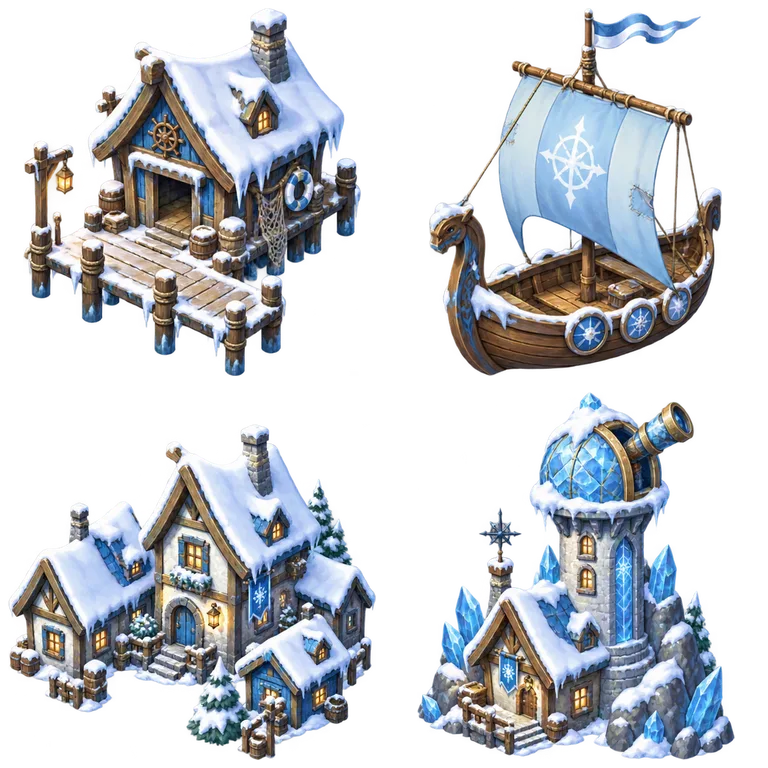
#> input picture HaqiCombatSim/assets/adventure/environment/buildings-ice-c7bc2c05b73d.webp, 768 x 768 px
$ python -i prepare_island_scene_art.py   (imports and definitions only)
#> lines starting #> are read from the running program, lines starting #| are printed output that depends on the picture; after the words box and inside, x2 and y2 are one past the last pixel; in counts of white or black regions, pixels touching at a corner belong together
"""Pack per-island scene art kits (ground textures, props, features) into <=200KB WebP atlases.

Usage: python scripts/prepare_island_scene_art.py <island> [<island> ...]
Sources: .cache/island-scene-art/<island>/{ground,props,features}.png (image_gen output).
Ground is a 2x2 grid of tileable squares, made seamless by a half-offset cross-fade.
Props/features are 3x2 sprite grids on real alpha, flat white, or flat magenta.
Writes assets/adventure/environment/<island>-{ground,props,features}-<hash>.webp and
the matching rows in data/adventure/environment-art.json (CDN kept only for equal hashes).
"""
import argparse, collections, hashlib, io, json, sys
from pathlib import Path
from PIL import Image, ImageFilter
sys.path.insert(0, str(Path(__file__).resolve().parent))
from prepare_environment_art import prepare, ROOT
from prepare_camp_scene_art import remove_white_background

KITS = {
    'fire': {'ground': ['volcanicRock', 'ashGround', 'basaltRoad', 'lavaFlow'],
             'props': ['obsidianRocks', 'lavaVent', 'emberBrazier', 'charredFence', 'bonePile', 'magmaCrystal'],
             'features': ['volcano', 'basaltCrag', 'lavaPool', 'basaltColumns', 'fireShrine', 'ashRockArch']},
    'ice': {'ground': ['snowField', 'frozenTundra', 'snowRoad', 'iceSheet'],
            'props': ['iceCrystals', 'snowman', 'snowBoulder', 'iceLantern', 'snowFence', 'frostBush'],
            'features': ['snowPeak', 'iceCrag', 'frozenPond', 'iceSpires', 'frozenShrine', 'glacierBoulders']},
    'desert': {'ground': ['sandDunes', 'hardpan', 'sandstoneRoad', 'oasisWater'],
               'props': ['sandstoneBoulder', 'obelisk', 'clayPots', 'animalSkull', 'shadeCanopy', 'dryShrub'],
               'features': ['mesa', 'sandstoneCrag', 'oasisPond', 'ruinedColumns', 'sphinxStatue', 'duneRocks']},
    'dark': {'ground': ['darkRock', 'marshMud', 'runeRoad', 'darkWater'],
             'props': ['violetCrystals', 'mossyGravestone', 'glowMushrooms', 'spiritLantern', 'deadStump', 'runeStone'],
             'features': ['darkPeak', 'shadowCrag', 'swampPool', 'ruinedArch', 'crystalSpire', 'brokenTower']},
    'town': {'ground': ['lushGrass', 'autumnGround', 'cobbleRoad', 'riverWater'],
             'props': ['flowerCart', 'streetLamp', 'stoneWell', 'hayBales', 'barrelStack', 'flowerHedge'],
             'features': ['snowyHill', 'goldenHill', 'flowerPond', 'stoneCircle', 'gazebo', 'fountain']},
}
CELLS = {'props': 272, 'features': 320}

# [73 lines left out: functions seamless, pack_ground, remove_magenta, sprite_source, not called in this run]

def dehalo(path, reach=3):
    """Drop pale, unsaturated fringe pixels within a few px of transparency (white matte residue)."""
#> called with reach = 3
    img = Image.open(path).convert('RGBA')
#> img is the input picture: PIL image 768x768 RGBA; mean R, G, B, A 74.7, 78.8, 84.6, 114.8
    near = img.getchannel('A').point(lambda a: 255 if a > 8 else 0).filter(ImageFilter.MinFilter(reach * 2 + 1))
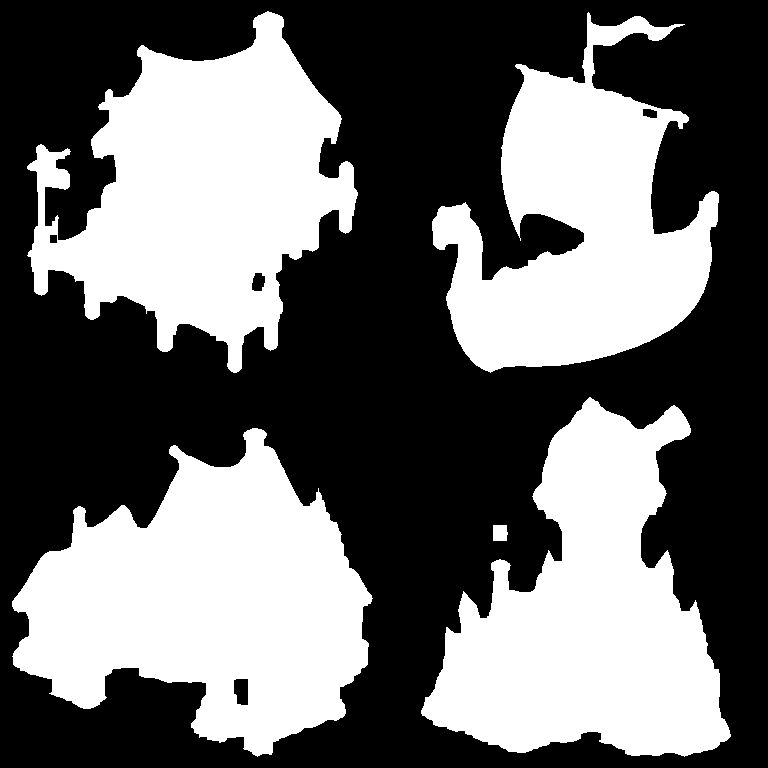
#> near: PIL image 768x768 L; 42.1% white; 5 white regions, box (x1, y1, x2, y2) and area: (12, 428, 373, 757) 69655, (27, 11, 358, 373) 63907, (421, 397, 731, 757) 61597, (432, 12, 719, 373) 52865, (493, 525, 508, 541) 227
    px, inner = img.load(), near.load()
    for y in range(img.height):
        for x in range(img.width):
            r, g, b, a = px[x, y]
            if a and not inner[x, y]:
                lum = (r * 299 + g * 587 + b * 114) // 1000
                if lum > 200 and max(r, g, b) - min(r, g, b) < 34:
                    px[x, y] = (0, 0, 0, 0)
    img.save(path); return path

# [34 lines left out: function main, not called in this run]

# [2 lines not run here, left out]

>>> result = dehalo('../assets/adventure/environment/buildings-ice-c7bc2c05b73d.webp')

$ run again, on HaqiCombatSim/assets/adventure/environment/terrain-shore-1307b6047bc4.webp
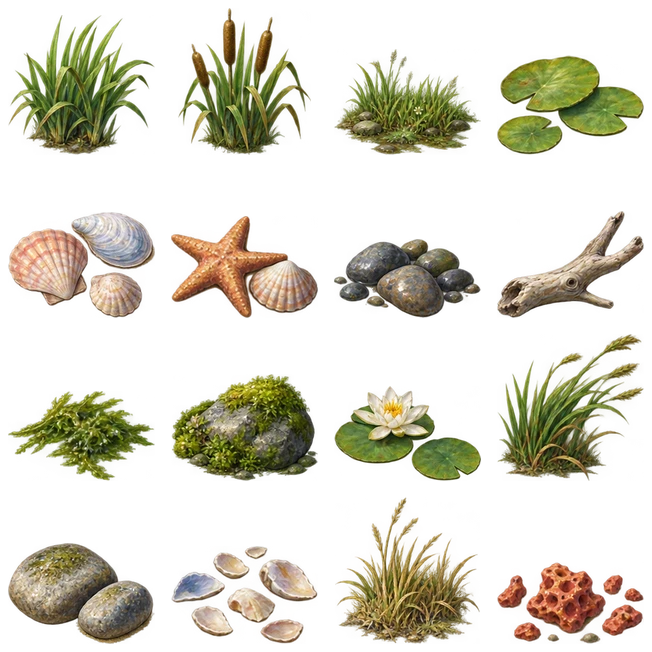
#> input picture HaqiCombatSim/assets/adventure/environment/terrain-shore-1307b6047bc4.webp, 652 x 652 px
#> in dehalo, img is the input picture: PIL image 652x652 RGBA; mean R, G, B, A 58, 53.1, 32, 73.1
#> in dehalo, `near = img.getchannel('A').point(lambda a: 255 if a > 8 else 0).filter..`:
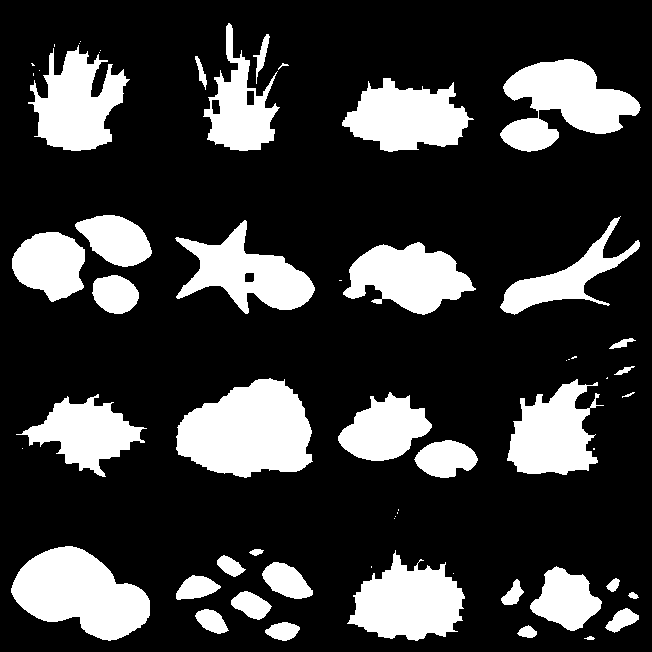
#> near: PIL image 652x652 L; 22.7% white; 58 white regions (21 under 20 px), largest, box (x1, y1, x2, y2) and area: (176, 378, 313, 478) 9800, (11, 546, 150, 641) 8305, (500, 59, 641, 152) 7237

$ run again, on HaqiCombatSim/assets/adventure/environment/world-atlas-float-layout-07fa7e09040b.webp
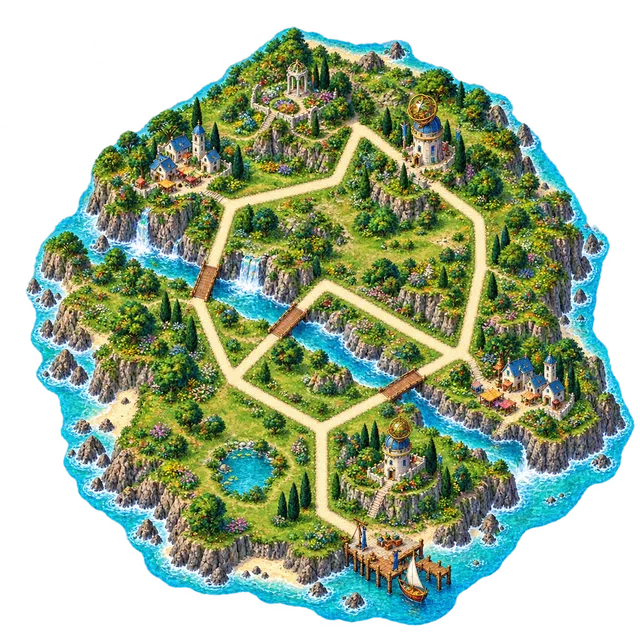
#> input picture HaqiCombatSim/assets/adventure/environment/world-atlas-float-layout-07fa7e09040b.webp, 640 x 640 px
#> in dehalo, img is the input picture: PIL image 640x640 RGBA; mean R, G, B, A 75.9, 97.3, 71.4, 161.6
#> in dehalo, `near = img.getchannel('A').point(lambda a: 255 if a > 8 else 0).filter..`:
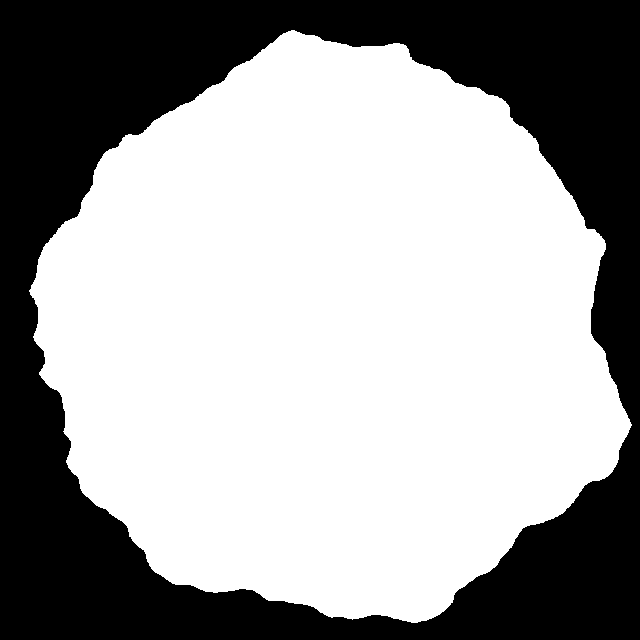
#> near: PIL image 640x640 L; 62.9% white; 1 black region, box (x1, y1, x2, y2) and area: (0, 0, 640, 640) 152139

$ run again, on HaqiCombatSim/assets/adventure/environment/world-atlas-hanzi-layout-66e58c7f8be3.webp
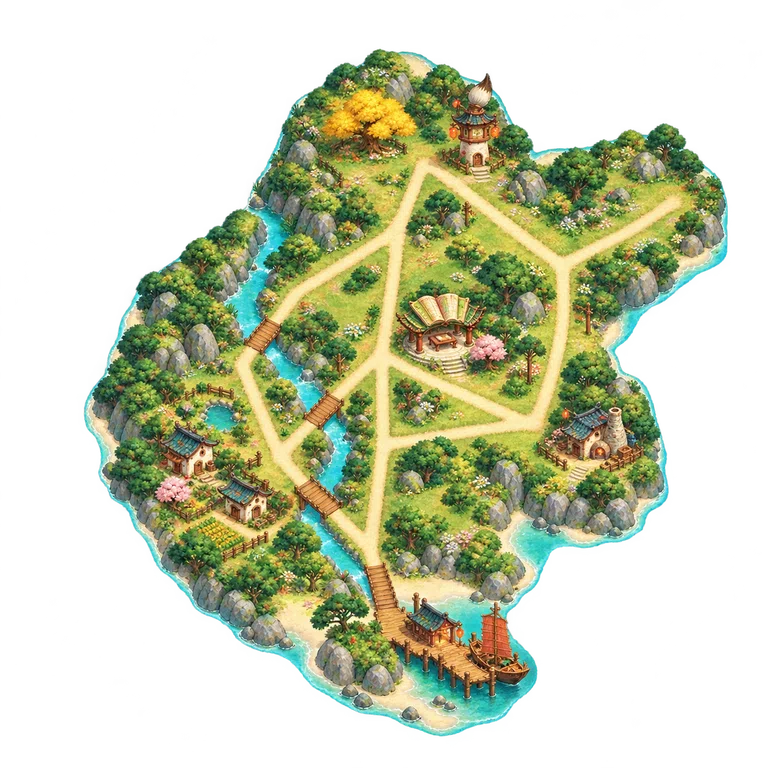
#> input picture HaqiCombatSim/assets/adventure/environment/world-atlas-hanzi-layout-66e58c7f8be3.webp, 768 x 768 px
#> in dehalo, img is the input picture: PIL image 768x768 RGBA; mean R, G, B, A 69.9, 78.2, 51.3, 118.8
#> in dehalo, `near = img.getchannel('A').point(lambda a: 255 if a > 8 else 0).filter..`:
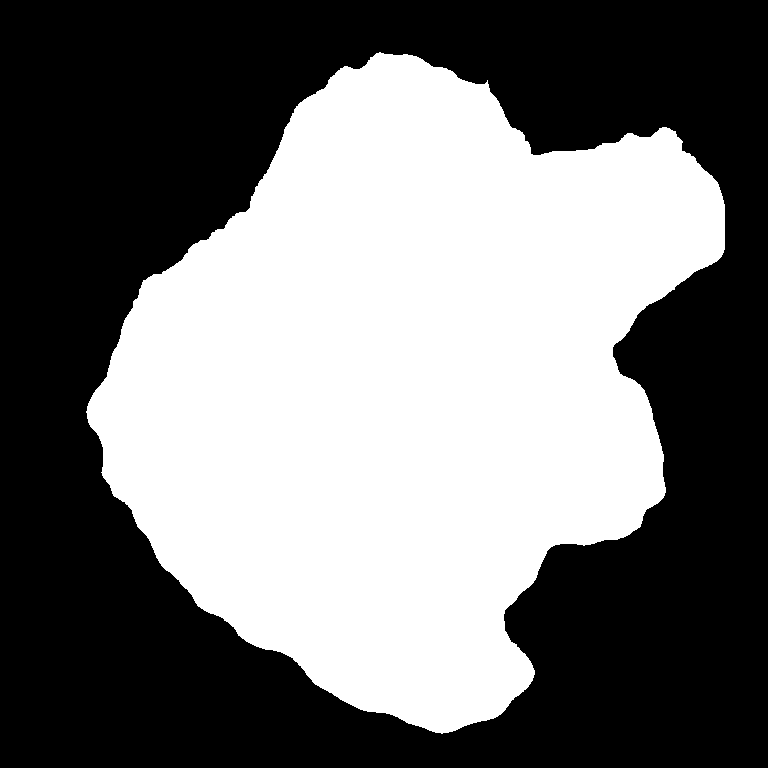
#> near: PIL image 768x768 L; 45.9% white; 1 white region, box (x1, y1, x2, y2) and area: (86, 52, 725, 734) 270714
